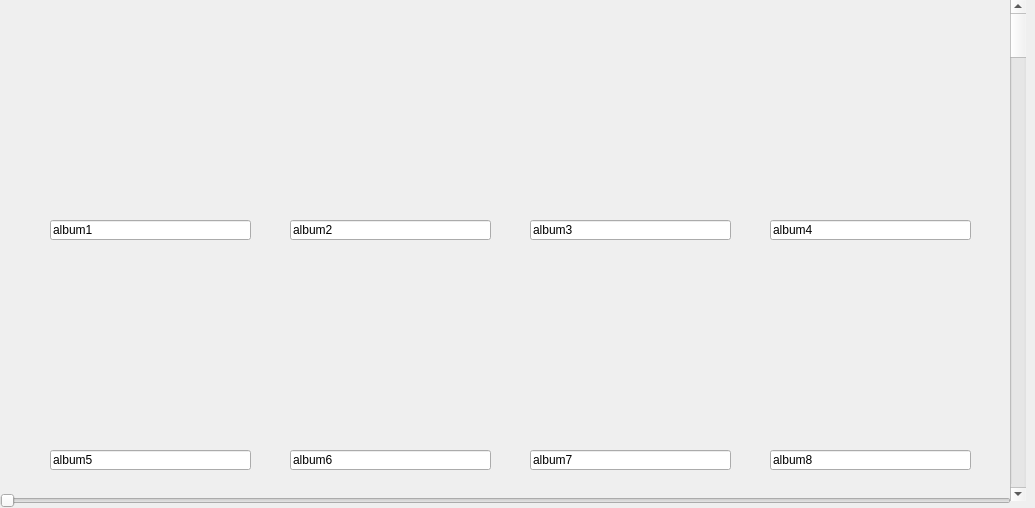
<?xml version="1.0" encoding="UTF-8"?>
<ui version="4.0">
 <class>Dialog</class>
 <widget class="QDialog" name="Dialog">
  <property name="geometry">
   <rect>
    <x>0</x>
    <y>0</y>
    <width>1035</width>
    <height>508</height>
   </rect>
  </property>
  <property name="windowTitle">
   <string>Dialog</string>
  </property>
  <widget class="QLineEdit" name="name_3">
   <property name="geometry">
    <rect>
     <x>530</x>
     <y>220</y>
     <width>201</width>
     <height>20</height>
    </rect>
   </property>
   <property name="text">
    <string>album3</string>
   </property>
  </widget>
  <widget class="QLabel" name="image_6">
   <property name="geometry">
    <rect>
     <x>290</x>
     <y>270</y>
     <width>201</width>
     <height>171</height>
    </rect>
   </property>
   <property name="autoFillBackground">
    <bool>true</bool>
   </property>
   <property name="text">
    <string/>
   </property>
   <property name="pixmap">
    <pixmap>../Documents/카카오톡 받은 파일/451498.jpg</pixmap>
   </property>
   <property name="scaledContents">
    <bool>true</bool>
   </property>
  </widget>
  <widget class="QLineEdit" name="name_6">
   <property name="geometry">
    <rect>
     <x>290</x>
     <y>450</y>
     <width>201</width>
     <height>20</height>
    </rect>
   </property>
   <property name="text">
    <string>album6</string>
   </property>
  </widget>
  <widget class="QLineEdit" name="name_4">
   <property name="geometry">
    <rect>
     <x>770</x>
     <y>220</y>
     <width>201</width>
     <height>20</height>
    </rect>
   </property>
   <property name="text">
    <string>album4</string>
   </property>
  </widget>
  <widget class="QLineEdit" name="name_5">
   <property name="geometry">
    <rect>
     <x>50</x>
     <y>450</y>
     <width>201</width>
     <height>20</height>
    </rect>
   </property>
   <property name="text">
    <string>album5</string>
   </property>
  </widget>
  <widget class="QLineEdit" name="name_8">
   <property name="geometry">
    <rect>
     <x>770</x>
     <y>450</y>
     <width>201</width>
     <height>20</height>
    </rect>
   </property>
   <property name="text">
    <string>album8</string>
   </property>
  </widget>
  <widget class="QLabel" name="image_1">
   <property name="geometry">
    <rect>
     <x>50</x>
     <y>30</y>
     <width>201</width>
     <height>171</height>
    </rect>
   </property>
   <property name="autoFillBackground">
    <bool>true</bool>
   </property>
   <property name="text">
    <string/>
   </property>
   <property name="pixmap">
    <pixmap>../Documents/카카오톡 받은 파일/446035.jpg</pixmap>
   </property>
   <property name="scaledContents">
    <bool>false</bool>
   </property>
  </widget>
  <widget class="QLabel" name="image_3">
   <property name="geometry">
    <rect>
     <x>540</x>
     <y>30</y>
     <width>201</width>
     <height>171</height>
    </rect>
   </property>
   <property name="autoFillBackground">
    <bool>true</bool>
   </property>
   <property name="text">
    <string/>
   </property>
   <property name="pixmap">
    <pixmap>../Documents/카카오톡 받은 파일/450693.jpg</pixmap>
   </property>
  </widget>
  <widget class="QLabel" name="image_2">
   <property name="geometry">
    <rect>
     <x>290</x>
     <y>30</y>
     <width>201</width>
     <height>171</height>
    </rect>
   </property>
   <property name="autoFillBackground">
    <bool>true</bool>
   </property>
   <property name="text">
    <string/>
   </property>
   <property name="pixmap">
    <pixmap>../Documents/카카오톡 받은 파일/447768.jpg</pixmap>
   </property>
   <property name="scaledContents">
    <bool>false</bool>
   </property>
  </widget>
  <widget class="QLabel" name="image_5">
   <property name="geometry">
    <rect>
     <x>50</x>
     <y>270</y>
     <width>201</width>
     <height>171</height>
    </rect>
   </property>
   <property name="autoFillBackground">
    <bool>true</bool>
   </property>
   <property name="text">
    <string/>
   </property>
   <property name="pixmap">
    <pixmap>../Documents/카카오톡 받은 파일/451418.jpg</pixmap>
   </property>
  </widget>
  <widget class="QLineEdit" name="name_7">
   <property name="geometry">
    <rect>
     <x>530</x>
     <y>450</y>
     <width>201</width>
     <height>20</height>
    </rect>
   </property>
   <property name="text">
    <string>album7</string>
   </property>
  </widget>
  <widget class="QLineEdit" name="name_2">
   <property name="geometry">
    <rect>
     <x>290</x>
     <y>220</y>
     <width>201</width>
     <height>20</height>
    </rect>
   </property>
   <property name="text">
    <string>album2</string>
   </property>
  </widget>
  <widget class="QLabel" name="image_7">
   <property name="geometry">
    <rect>
     <x>530</x>
     <y>270</y>
     <width>201</width>
     <height>171</height>
    </rect>
   </property>
   <property name="autoFillBackground">
    <bool>true</bool>
   </property>
   <property name="text">
    <string/>
   </property>
   <property name="pixmap">
    <pixmap>../Documents/카카오톡 받은 파일/451535.jpg</pixmap>
   </property>
   <property name="scaledContents">
    <bool>true</bool>
   </property>
  </widget>
  <widget class="QLabel" name="image_4">
   <property name="geometry">
    <rect>
     <x>770</x>
     <y>30</y>
     <width>201</width>
     <height>171</height>
    </rect>
   </property>
   <property name="autoFillBackground">
    <bool>true</bool>
   </property>
   <property name="text">
    <string/>
   </property>
   <property name="pixmap">
    <pixmap>../Documents/카카오톡 받은 파일/451164.jpg</pixmap>
   </property>
  </widget>
  <widget class="QLineEdit" name="name_1">
   <property name="geometry">
    <rect>
     <x>50</x>
     <y>220</y>
     <width>201</width>
     <height>20</height>
    </rect>
   </property>
   <property name="text">
    <string>album1</string>
   </property>
  </widget>
  <widget class="QLabel" name="image_8">
   <property name="geometry">
    <rect>
     <x>770</x>
     <y>270</y>
     <width>201</width>
     <height>171</height>
    </rect>
   </property>
   <property name="autoFillBackground">
    <bool>true</bool>
   </property>
   <property name="text">
    <string/>
   </property>
   <property name="pixmap">
    <pixmap>../Documents/카카오톡 받은 파일/451536.jpg</pixmap>
   </property>
   <property name="scaledContents">
    <bool>true</bool>
   </property>
  </widget>
  <widget class="QSlider" name="horizontalSlider">
   <property name="geometry">
    <rect>
     <x>0</x>
     <y>490</y>
     <width>1011</width>
     <height>22</height>
    </rect>
   </property>
   <property name="orientation">
    <enum>Qt::Horizontal</enum>
   </property>
  </widget>
  <widget class="QScrollBar" name="verticalScrollBar">
   <property name="geometry">
    <rect>
     <x>1010</x>
     <y>0</y>
     <width>16</width>
     <height>501</height>
    </rect>
   </property>
   <property name="orientation">
    <enum>Qt::Vertical</enum>
   </property>
  </widget>
  <widget class="QLabel" name="background">
   <property name="geometry">
    <rect>
     <x>0</x>
     <y>0</y>
     <width>1041</width>
     <height>511</height>
    </rect>
   </property>
   <property name="text">
    <string/>
   </property>
   <property name="pixmap">
    <pixmap>files/KakaoTalk_20210708_105851661.png</pixmap>
   </property>
   <property name="scaledContents">
    <bool>true</bool>
   </property>
  </widget>
  <zorder>background</zorder>
  <zorder>name_3</zorder>
  <zorder>image_6</zorder>
  <zorder>name_6</zorder>
  <zorder>name_4</zorder>
  <zorder>name_5</zorder>
  <zorder>name_8</zorder>
  <zorder>image_1</zorder>
  <zorder>image_3</zorder>
  <zorder>image_2</zorder>
  <zorder>image_5</zorder>
  <zorder>name_7</zorder>
  <zorder>name_2</zorder>
  <zorder>image_7</zorder>
  <zorder>image_4</zorder>
  <zorder>name_1</zorder>
  <zorder>image_8</zorder>
  <zorder>horizontalSlider</zorder>
  <zorder>verticalScrollBar</zorder>
 </widget>
 <resources/>
 <connections/>
</ui>
